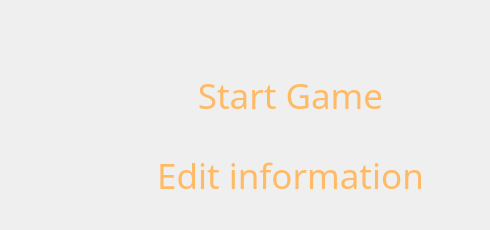
    <widget class="QWidget" name="Menu">
     <widget class="QWidget" name="layoutWidget">
      <property name="geometry">
       <rect>
        <x>100</x>
        <y>50</y>
        <width>381</width>
        <height>171</height>
       </rect>
      </property>
      <layout class="QVBoxLayout" name="verticalLayout_9">
       <item>
        <widget class="QPushButton" name="Start_Game_Botton">
         <property name="font">
          <font>
           <family>Showcard Gothic</family>
           <pointsize>26</pointsize>
          </font>
         </property>
         <property name="cursor">
          <cursorShape>PointingHandCursor</cursorShape>
         </property>
         <property name="styleSheet">
          <string notr="true">color: rgb(255, 186, 101);</string>
         </property>
         <property name="text">
          <string>Start Game</string>
         </property>
         <property name="autoDefault">
          <bool>true</bool>
         </property>
         <property name="flat">
          <bool>true</bool>
         </property>
        </widget>
       </item>
       <item>
        <widget class="QPushButton" name="Edit_information_botton">
         <property name="font">
          <font>
           <family>Showcard Gothic</family>
           <pointsize>26</pointsize>
          </font>
         </property>
         <property name="cursor">
          <cursorShape>PointingHandCursor</cursorShape>
         </property>
         <property name="styleSheet">
          <string notr="true">color: rgb(255, 186, 101);</string>
         </property>
         <property name="text">
          <string>Edit information</string>
         </property>
         <property name="autoDefault">
          <bool>true</bool>
         </property>
         <property name="flat">
          <bool>true</bool>
         </property>
        </widget>
       </item>
      </layout>
     </widget>
    </widget>
